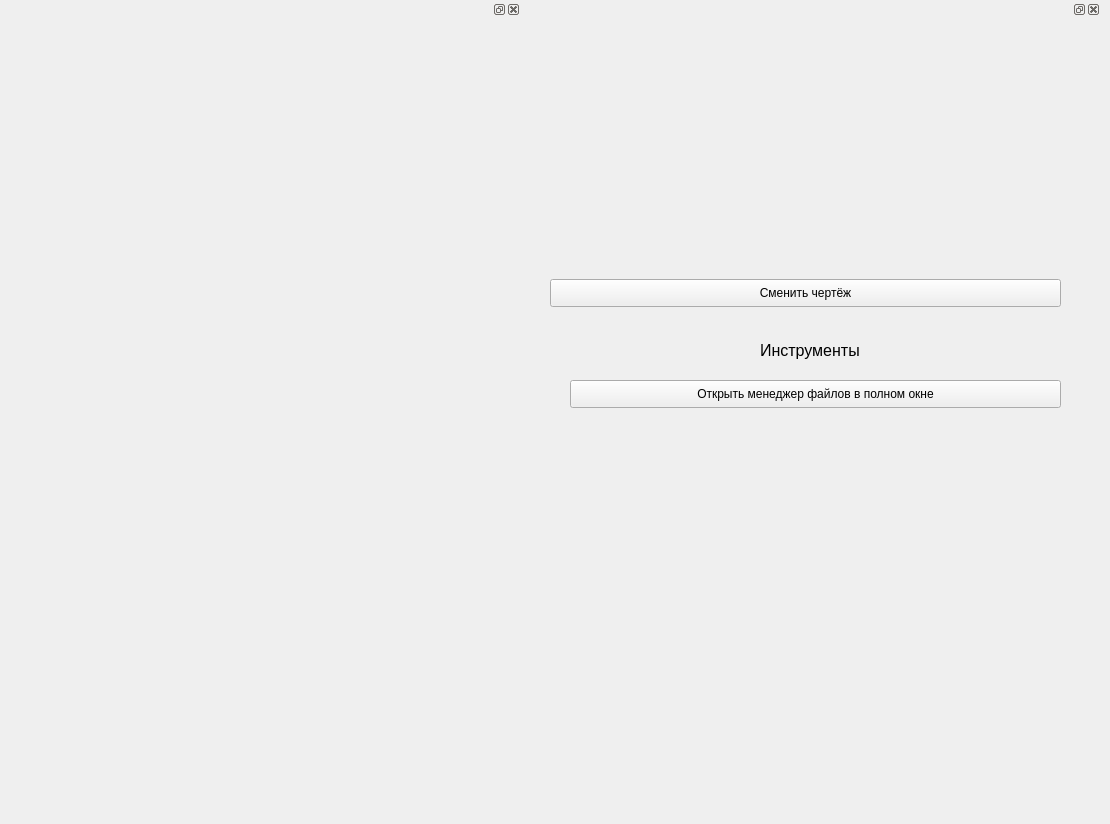
<?xml version="1.0" encoding="UTF-8"?>
<ui version="4.0">
 <class>Form</class>
 <widget class="QWidget" name="Form">
  <property name="geometry">
   <rect>
    <x>0</x>
    <y>0</y>
    <width>1110</width>
    <height>824</height>
   </rect>
  </property>
  <property name="windowTitle">
   <string>Form</string>
  </property>
  <widget class="QDockWidget" name="dockWidget">
   <property name="geometry">
    <rect>
     <x>530</x>
     <y>0</y>
     <width>571</width>
     <height>341</height>
    </rect>
   </property>
   <widget class="QWidget" name="dockWidgetContents">
    <widget class="QLabel" name="labkar">
     <property name="geometry">
      <rect>
       <x>10</x>
       <y>10</y>
       <width>551</width>
       <height>231</height>
      </rect>
     </property>
     <property name="text">
      <string/>
     </property>
    </widget>
    <widget class="QPushButton" name="smenacher">
     <property name="geometry">
      <rect>
       <x>20</x>
       <y>260</y>
       <width>511</width>
       <height>28</height>
      </rect>
     </property>
     <property name="text">
      <string>Сменить чертёж</string>
     </property>
    </widget>
   </widget>
  </widget>
  <widget class="QDockWidget" name="dockWidget_2">
   <property name="geometry">
    <rect>
     <x>0</x>
     <y>0</y>
     <width>521</width>
     <height>801</height>
    </rect>
   </property>
   <widget class="QWidget" name="dockWidgetContents_2">
    <widget class="QWidget" name="gridLayoutWidget">
     <property name="geometry">
      <rect>
       <x>0</x>
       <y>0</y>
       <width>521</width>
       <height>771</height>
      </rect>
     </property>
     <layout class="QGridLayout" name="LayOut1"/>
    </widget>
   </widget>
  </widget>
  <widget class="QPushButton" name="pusk">
   <property name="geometry">
    <rect>
     <x>570</x>
     <y>380</y>
     <width>491</width>
     <height>28</height>
    </rect>
   </property>
   <property name="text">
    <string>Открыть менеджер файлов в полном окне</string>
   </property>
  </widget>
  <widget class="QLabel" name="label">
   <property name="geometry">
    <rect>
     <x>760</x>
     <y>340</y>
     <width>131</width>
     <height>20</height>
    </rect>
   </property>
   <property name="font">
    <font>
     <pointsize>12</pointsize>
    </font>
   </property>
   <property name="text">
    <string>Инструменты</string>
   </property>
  </widget>
 </widget>
 <resources/>
 <connections/>
</ui>
